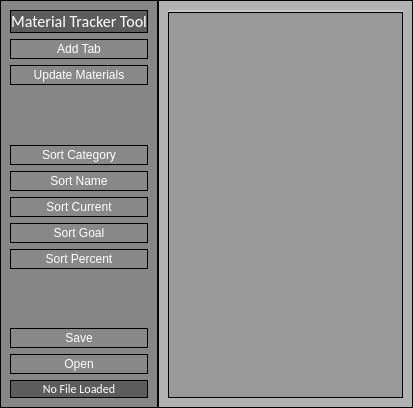
<?xml version="1.0" encoding="UTF-8"?>
<ui version="4.0">
 <class>MaterialTracker</class>
 <widget class="QWidget" name="MaterialTracker">
  <property name="geometry">
   <rect>
    <x>0</x>
    <y>0</y>
    <width>413</width>
    <height>408</height>
   </rect>
  </property>
  <property name="windowTitle">
   <string>Form</string>
  </property>
  <layout class="QHBoxLayout" name="horizontalLayout">
   <property name="spacing">
    <number>0</number>
   </property>
   <property name="leftMargin">
    <number>0</number>
   </property>
   <property name="topMargin">
    <number>0</number>
   </property>
   <property name="rightMargin">
    <number>0</number>
   </property>
   <property name="bottomMargin">
    <number>0</number>
   </property>
   <item>
    <widget class="QFrame" name="LeftFrameStyleSheet">
     <property name="styleSheet">
      <string notr="true">QFrame
{
	background:rgba(64,64,64,60%);
    border: 1px solid black;
}

QPushButton
{
	background-color: rgb(136, 136, 136);
	color: white;
	border: 1px solid black;
	padding: 2px;
}


QPushButton:pressed 
{
    background-color: rgb(64, 64, 64);
}

QLabel
{
	color: white;
}</string>
     </property>
     <property name="frameShape">
      <enum>QFrame::StyledPanel</enum>
     </property>
     <property name="frameShadow">
      <enum>QFrame::Raised</enum>
     </property>
     <layout class="QVBoxLayout" name="verticalLayout_2">
      <item>
       <layout class="QVBoxLayout" name="buttonVertLayout">
        <property name="leftMargin">
         <number>0</number>
        </property>
        <property name="topMargin">
         <number>0</number>
        </property>
        <property name="rightMargin">
         <number>0</number>
        </property>
        <property name="bottomMargin">
         <number>0</number>
        </property>
        <item>
         <widget class="QLabel" name="toolNameLabel">
          <property name="font">
           <font>
            <family>Calibri</family>
            <pointsize>12</pointsize>
           </font>
          </property>
          <property name="text">
           <string>Material Tracker Tool</string>
          </property>
          <property name="alignment">
           <set>Qt::AlignCenter</set>
          </property>
         </widget>
        </item>
        <item>
         <widget class="QPushButton" name="addTabPushButton">
          <property name="text">
           <string>Add Tab</string>
          </property>
         </widget>
        </item>
        <item>
         <widget class="QPushButton" name="updatePushButton">
          <property name="text">
           <string>Update Materials</string>
          </property>
         </widget>
        </item>
        <item>
         <spacer name="verticalSpacer">
          <property name="orientation">
           <enum>Qt::Vertical</enum>
          </property>
          <property name="sizeHint" stdset="0">
           <size>
            <width>20</width>
            <height>40</height>
           </size>
          </property>
         </spacer>
        </item>
        <item>
         <widget class="QPushButton" name="sortCategoryPushButton">
          <property name="text">
           <string>Sort Category</string>
          </property>
         </widget>
        </item>
        <item>
         <widget class="QPushButton" name="sortNamePushButton">
          <property name="text">
           <string>Sort Name</string>
          </property>
         </widget>
        </item>
        <item>
         <widget class="QPushButton" name="sortCurrentPushButton">
          <property name="text">
           <string>Sort Current</string>
          </property>
         </widget>
        </item>
        <item>
         <widget class="QPushButton" name="sortGoalPushButton">
          <property name="text">
           <string>Sort Goal</string>
          </property>
         </widget>
        </item>
        <item>
         <widget class="QPushButton" name="sortPercentPushButton">
          <property name="text">
           <string>Sort Percent</string>
          </property>
         </widget>
        </item>
        <item>
         <spacer name="verticalSpacer_2">
          <property name="orientation">
           <enum>Qt::Vertical</enum>
          </property>
          <property name="sizeHint" stdset="0">
           <size>
            <width>20</width>
            <height>40</height>
           </size>
          </property>
         </spacer>
        </item>
        <item>
         <widget class="QPushButton" name="savePushButton">
          <property name="text">
           <string>Save</string>
          </property>
         </widget>
        </item>
        <item>
         <widget class="QPushButton" name="loadPushButton">
          <property name="text">
           <string>Open</string>
          </property>
         </widget>
        </item>
        <item>
         <widget class="QLabel" name="fileStatusLabel">
          <property name="font">
           <font>
            <family>Calibri</family>
           </font>
          </property>
          <property name="text">
           <string>No File Loaded</string>
          </property>
          <property name="alignment">
           <set>Qt::AlignCenter</set>
          </property>
         </widget>
        </item>
       </layout>
      </item>
     </layout>
    </widget>
   </item>
   <item>
    <widget class="QFrame" name="tabsWidgetFrame">
     <property name="styleSheet">
      <string notr="true">QFrame
{
	background:rgba(136,136,136,60%);
    border: 1px solid black;
}

QTabWidget::pane { /* The tab widget frame */
    border-top: 2px solid #C2C7CB;
}

QTabWidget::tab-bar {
    left: 5px; /* move to the right by 5px */
}

QTabBar::tab {
    background: qlineargradient(x1: 0, y1: 0, x2: 0, y2: 1,
                                stop: 0 #E1E1E1, stop: 0.4 #DDDDDD,
                                stop: 0.5 #D8D8D8, stop: 1.0 #D3D3D3);
    border: 2px solid #C4C4C3;
    border-bottom-color: #C2C7CB; /* same as the pane color */
    border-top-left-radius: 4px;
    border-top-right-radius: 4px;
    min-width: 8ex;
    padding: 2px;
}

QTabBar::tab:selected, QTabBar::tab:hover {
    background: qlineargradient(x1: 0, y1: 0, x2: 0, y2: 1,
                                stop: 0 #fafafa, stop: 0.4 #f4f4f4,
                                stop: 0.5 #e7e7e7, stop: 1.0 #fafafa);
}

QTabBar::tab:selected {
    border-color: #9B9B9B;
    border-bottom-color: #C2C7CB; /* same as pane color */
}

QTabBar::tab:!selected {
    margin-top: 2px; /* make non-selected tabs look smaller */
}

/* make use of negative margins for overlapping tabs */
QTabBar::tab:selected {
    /* expand/overlap to the left and right by 4px */
    margin-left: -4px;
    margin-right: -4px;
}

QTabBar::tab:first:selected {
    margin-left: 0; /* the first selected tab has nothing to overlap with on the left */
}

QTabBar::tab:last:selected {
    margin-right: 0; /* the last selected tab has nothing to overlap with on the right */
}

QTabBar::tab:only-one {
    margin: 0; /* if there is only one tab, we don't want overlapping margins */
}

 </string>
     </property>
     <property name="frameShape">
      <enum>QFrame::StyledPanel</enum>
     </property>
     <property name="frameShadow">
      <enum>QFrame::Raised</enum>
     </property>
     <layout class="QVBoxLayout" name="verticalLayout">
      <item>
       <widget class="QTabWidget" name="materialsTabWidget">
        <property name="styleSheet">
         <string notr="true"/>
        </property>
        <property name="tabShape">
         <enum>QTabWidget::Rounded</enum>
        </property>
        <property name="currentIndex">
         <number>-1</number>
        </property>
        <property name="tabsClosable">
         <bool>true</bool>
        </property>
        <property name="movable">
         <bool>false</bool>
        </property>
       </widget>
      </item>
     </layout>
    </widget>
   </item>
  </layout>
 </widget>
 <resources/>
 <connections/>
</ui>
